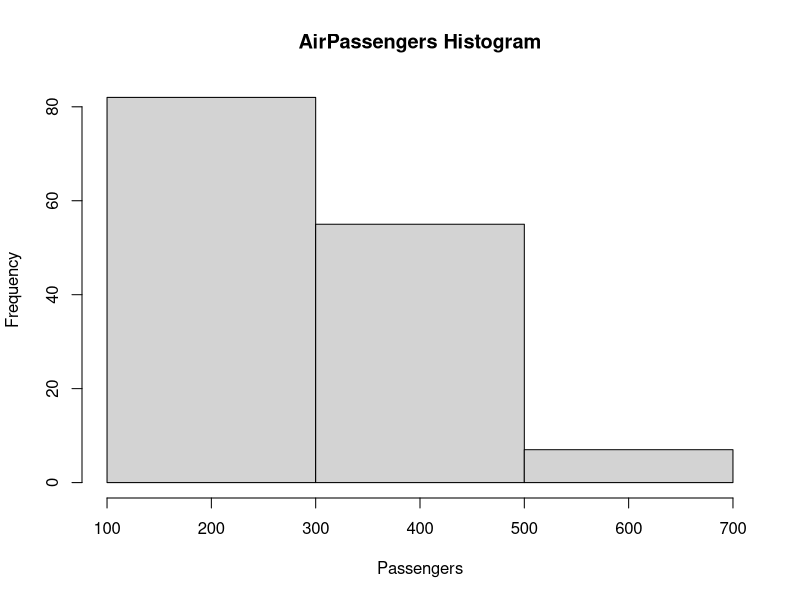

This figure's R source:
data("AirPassengers")
hist(AirPassengers, breaks = seq(100, 700, by = 200), xlim = c(100, 700), main = "AirPassengers Histogram", xlab = "Passengers")
